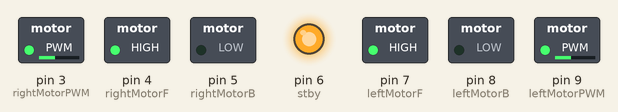
Recording of a sketch running on a simulated Arduino Uno, built with avr-gcc and run on an emulated ATmega328P. Shown: switched loads named in the sketch (green lamp = pin HIGH), output pins drawn as LEDs (lit = HIGH).

Above: at 0.1 s.
Timing chart, 0 to 1.6 s (numbered marks = the images above):
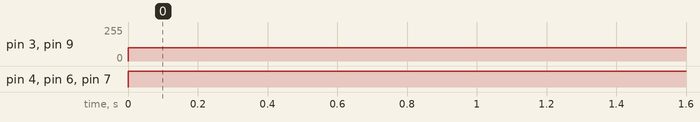

The sketch:

motor_test.ino
```cpp
#define rightMotorF 4
#define rightMotorB 5
#define rightMotorPWM 3
#define leftMotorF 7
#define leftMotorB 8
#define leftMotorPWM 9
#define stby 6


void setup() {
pinMode(rightMotorF, OUTPUT);
  pinMode(rightMotorB, OUTPUT);
  pinMode(rightMotorPWM, OUTPUT);
  pinMode(leftMotorF, OUTPUT);
  pinMode(leftMotorB, OUTPUT);
  pinMode(leftMotorPWM, OUTPUT);
  pinMode(stby,OUTPUT);

}

void loop() {
  //motor motion
  digitalWrite(rightMotorF, HIGH);
  digitalWrite(rightMotorB, LOW);
  analogWrite(rightMotorPWM,100);


   digitalWrite(leftMotorF, HIGH);
  digitalWrite(leftMotorB, LOW);
  analogWrite(leftMotorPWM, 100);
  digitalWrite(stby,HIGH);


}
```

Measured:
- by itself, pin 3 (rightMotorPWM), pin 9 (leftMotorPWM): 0/255 → 100/255 at 0.00 s
- by itself, pin 4 (rightMotorF), pin 6 (stby), pin 7 (leftMotorF): LOW → HIGH at 0.00 s
